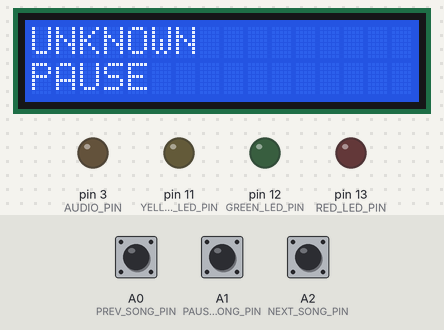
The sketch below on a simulated Arduino Uno, built with avr-gcc and run on an emulated ATmega328P. Shown: 16×2 character LCD, output pins drawn as LEDs (lit = HIGH). The inputs (shaded band) are chosen by the test bench; at power-on: A0 (PREV_SONG_PIN) HIGH, A1 (PAUSE_SONG_PIN) HIGH, A2 (NEXT_SONG_PIN) HIGH. What the sketch prints to the serial monitor is not drawn.

Above: at 1.2 s.
1.3 s: A0 (PREV_SONG_PIN) pulled LOW for 1 s
At 3.0 s:
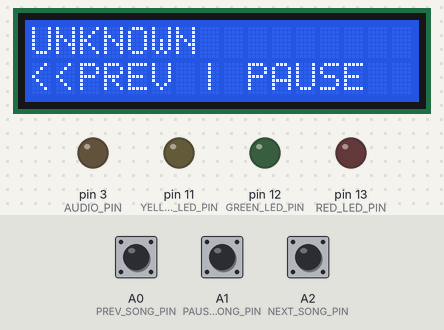
4.2 s: A1 (PAUSE_SONG_PIN) pulled LOW for 1 s
At 6.9 s:
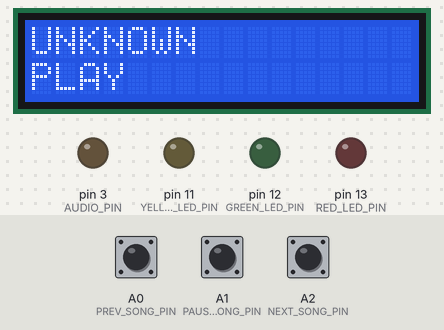
7.2 s: A2 (NEXT_SONG_PIN) pulled LOW for 1 s
At 9.1 s:
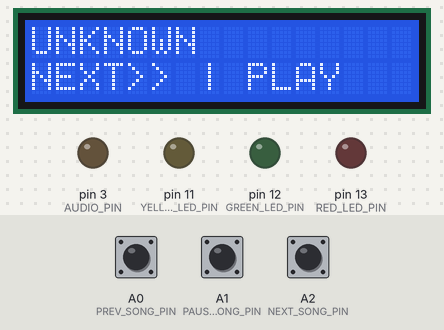
10.2 s: A0 (PREV_SONG_PIN) pulled LOW for 3.2 s
At 15.1 s:
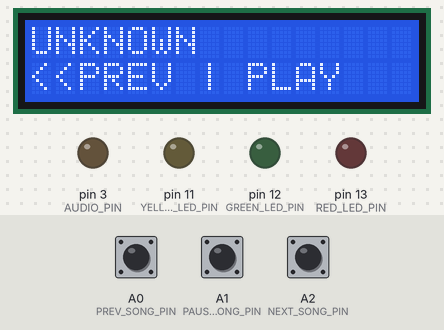
Timing chart, 0 to 16.6 s (numbered marks = the images above; inputs shaded):
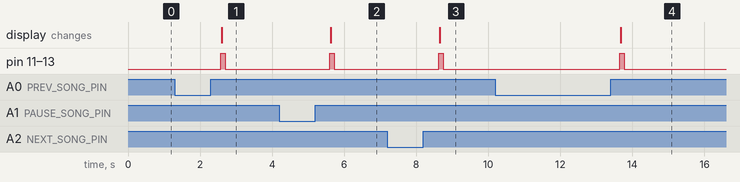

The sketch:

project.ino
```cpp
#include <Button.h>
#include <LiquidCrystal_I2C.h>


#define AUDIO_PIN 3
#define RED_LED_PIN 13
#define GREEN_LED_PIN 12
#define YELLOW_LED_PIN 11
#define PREV_SONG_PIN A0
#define PAUSE_SONG_PIN A1
#define NEXT_SONG_PIN A2

#define PRINT_ACTION_STR "PRINT"
#define PREV_SONG_ACTION_STR "PREV_SONG"
#define NEXT_SONG_ACTION_STR "NEXT_SONG"
#define NEXT_NOTE_ACTION_STR "NEXT_NOTE"
#define GET_TITLE_ACTION_STR "GET_TITLE"
#define GET_NOTE_ACTION_STR "GET_NOTE"

#define NEW_NOTE_EVENT_STR "NEW_NOTE"
#define NEW_SONG_EVENT_STR "NEW_SONG"

#define TITLE_DATA_STR "TITLE"
#define NOTE_DATA_STR "NOTE"


const int screen_width = 16;
const int screen_height = 2;


enum EventType {
  NEW_NOTE_EVENT,
  NEW_SONG_EVENT,
  TITLE_DATA,
  NOTE_DATA,
  UNKNOWN,
};


String title = "UNKNOWN";
bool isPlaying = false;

Button prev_song_button(PREV_SONG_PIN);
Button pause_song_button(PAUSE_SONG_PIN);
Button next_song_button(NEXT_SONG_PIN);
LiquidCrystal_I2C lcd(0x27, screen_width, screen_height);


void send(String action) {
  Serial.println(action);
}


void print(String data) {
  send(String(PRINT_ACTION_STR) + ' ' + data);
}


String read_data() {
  return Serial.readStringUntil('\r\n');
}


EventType get_data_type(String data) {
  if (data.startsWith(NEW_NOTE_EVENT_STR)) {
    return EventType::NEW_NOTE_EVENT;
  }
  if (data.startsWith(NEW_SONG_EVENT_STR)) {
    return EventType::NEW_SONG_EVENT;
  }
  if (data.startsWith(TITLE_DATA_STR)) {
    return EventType::TITLE_DATA;
  }
  if (data.startsWith(NOTE_DATA_STR)) {
    return EventType::NOTE_DATA;
  }
  return EventType::UNKNOWN;
}


String parse_title(String data) {
  return data.substring(String(TITLE_DATA_STR).length() + 1, data.length() - 1);
}


void parse_note(String data, int& melody, int& duration) {
  String values = data.substring(String(NOTE_DATA_STR).length() + 1);
  int sepIndex = values.indexOf(' ');
  melody = values.substring(0, sepIndex).toInt();
  duration = values.substring(sepIndex + 1).toInt();
}


void set_led(int power) {
  digitalWrite(RED_LED_PIN, 0);
  digitalWrite(GREEN_LED_PIN, 0);
  digitalWrite(YELLOW_LED_PIN, 0);
  if (power < 0) {

  }
  else if (power <= 300) {
    digitalWrite(YELLOW_LED_PIN, 1);
  }
  else if (power <= 600) {
    digitalWrite(GREEN_LED_PIN, 1);
  }
  else if (power <= 1000) {
    digitalWrite(RED_LED_PIN, 1);
  }
  else {
    digitalWrite(RED_LED_PIN, 1);
    digitalWrite(GREEN_LED_PIN, 1);
    digitalWrite(YELLOW_LED_PIN, 1);
  }
}


void play_note(int melody, int duration) {
  tone(AUDIO_PIN, melody, duration);
  delay(duration);
  noTone(AUDIO_PIN);
}


void update_lcd(String info = "") {
  lcd.clear();
  lcd.setCursor(0, 0);
  lcd.print(title);
  lcd.setCursor(0, 1);
  if (info.length()) {
    lcd.print(info);
    lcd.print(" | ");
  }
  lcd.print(isPlaying ? "PLAY" : "PAUSE");
}


void setup() {
  pinMode(AUDIO_PIN, OUTPUT);
  pinMode(RED_LED_PIN, OUTPUT);
  pinMode(GREEN_LED_PIN, OUTPUT);
  pinMode(YELLOW_LED_PIN, OUTPUT);
  pinMode(PREV_SONG_PIN, INPUT_PULLUP);
  pinMode(PAUSE_SONG_PIN, INPUT_PULLUP);
  pinMode(NEXT_SONG_PIN, INPUT_PULLUP);

  Serial.begin(9600);
  lcd.init();
  lcd.backlight();

  update_lcd();
}


void loop() {
  if (prev_song_button.released()) {
    send(PREV_SONG_ACTION_STR);
    set_led(10000);
    update_lcd("<<PREV");
  }

  if (pause_song_button.released()) {
    isPlaying = !isPlaying;
    set_led(isPlaying ? 10000 : -1);
    update_lcd();
  }

  if (next_song_button.released()) {
      send(NEXT_SONG_ACTION_STR);
      set_led(10000);
      update_lcd("NEXT>>");
  }

  delay(100);

  set_led(-1);

  if (Serial.available()) {
    String data = read_data();
    switch (get_data_type(data)) {
      case EventType::NEW_NOTE_EVENT: {
        send(GET_NOTE_ACTION_STR);
        break;
      }
      case EventType::NEW_SONG_EVENT: {
        send(GET_TITLE_ACTION_STR);
        break;
      }
      case EventType::TITLE_DATA: {
        title = parse_title(data);
        update_lcd();
        break;
      }
      case EventType::NOTE_DATA: {
        int melody, duration;
        parse_note(data, melody, duration);
        set_led(melody);
        play_note(melody, duration);
        break;
      }
      default: {
        print("UNKNOWN: " + data);
        break;
      }
    }
  }

  if (title == "UNKNOWN" && !Serial.available()) {
    send(GET_TITLE_ACTION_STR);
    delay(400);
  }

  if (!Serial.available() && isPlaying) {
    send(NEXT_NOTE_ACTION_STR);
  }
}
```

Measured:
- after the input at 1.3 s, pin 11 (YELLOW_LED_PIN), pin 12 (GREEN_LED_PIN), pin 13 (RED_LED_PIN): LOW → HIGH after 1.3 s, → LOW 0.12 s later; the display: changes after 1.3 s (image 1)
- after the input at 4.2 s, pin 11 (YELLOW_LED_PIN), pin 12 (GREEN_LED_PIN), pin 13 (RED_LED_PIN): LOW → HIGH after 1.4 s, → LOW 0.11 s later; the display: changes after 1.4 s (image 2)
- after the input at 7.2 s, pin 11 (YELLOW_LED_PIN), pin 12 (GREEN_LED_PIN), pin 13 (RED_LED_PIN): LOW → HIGH after 1.4 s, → LOW 0.12 s later; the display: changes after 1.4 s (image 3)
- after the input at 10.2 s, pin 11 (YELLOW_LED_PIN), pin 12 (GREEN_LED_PIN), pin 13 (RED_LED_PIN): LOW → HIGH after 3.5 s, → LOW 0.12 s later; the display: changes after 3.5 s (image 4)
